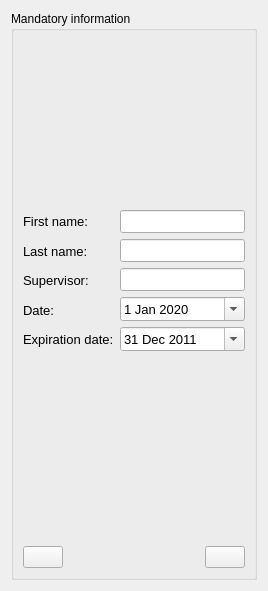
          <widget class="QWidget" name="MandInfo_SampleID_tab">
           <attribute name="title">
            <string>Mand. info.</string>
           </attribute>
           <layout class="QGridLayout" name="gridLayout_13">
            <item row="0" column="0">
             <widget class="QGroupBox" name="groupBox">
              <property name="title">
               <string>Mandatory information</string>
              </property>
              <layout class="QGridLayout" name="gridLayout_15">
               <item row="3" column="1">
                <spacer name="verticalSpacer_24">
                 <property name="orientation">
                  <enum>Qt::Vertical</enum>
                 </property>
                 <property name="sizeHint" stdset="0">
                  <size>
                   <width>20</width>
                   <height>40</height>
                  </size>
                 </property>
                </spacer>
               </item>
               <item row="1" column="0" colspan="2">
                <layout class="QHBoxLayout" name="horizontalLayout_3">
                 <item>
                  <layout class="QVBoxLayout" name="verticalLayout_4">
                   <item>
                    <widget class="QLabel" name="FirstNameLabel">
                     <property name="font">
                      <font>
                       <pointsize>10</pointsize>
                      </font>
                     </property>
                     <property name="layoutDirection">
                      <enum>Qt::RightToLeft</enum>
                     </property>
                     <property name="text">
                      <string>First name:</string>
                     </property>
                    </widget>
                   </item>
                   <item>
                    <widget class="QLabel" name="LastNameLabel">
                     <property name="font">
                      <font>
                       <pointsize>10</pointsize>
                      </font>
                     </property>
                     <property name="text">
                      <string>Last name:</string>
                     </property>
                    </widget>
                   </item>
                   <item>
                    <widget class="QLabel" name="SupervisorLabel">
                     <property name="font">
                      <font>
                       <pointsize>10</pointsize>
                      </font>
                     </property>
                     <property name="text">
                      <string>Supervisor:</string>
                     </property>
                    </widget>
                   </item>
                   <item>
                    <widget class="QLabel" name="DateLabel">
                     <property name="font">
                      <font>
                       <pointsize>10</pointsize>
                      </font>
                     </property>
                     <property name="text">
                      <string>Date: </string>
                     </property>
                    </widget>
                   </item>
                   <item>
                    <widget class="QLabel" name="ExpirationLabel">
                     <property name="font">
                      <font>
                       <pointsize>10</pointsize>
                      </font>
                     </property>
                     <property name="text">
                      <string>Expiration date:</string>
                     </property>
                    </widget>
                   </item>
                  </layout>
                 </item>
                 <item>
                  <layout class="QVBoxLayout" name="verticalLayout_2">
                   <item>
                    <widget class="QLineEdit" name="FirstName_lineEdit">
                     <property name="font">
                      <font>
                       <pointsize>10</pointsize>
                      </font>
                     </property>
                     <property name="maxLength">
                      <number>32</number>
                     </property>
                     <property name="placeholderText">
                      <string/>
                     </property>
                    </widget>
                   </item>
                   <item>
                    <widget class="QLineEdit" name="LastName_lineEdit">
                     <property name="font">
                      <font>
                       <pointsize>10</pointsize>
                      </font>
                     </property>
                     <property name="maxLength">
                      <number>32</number>
                     </property>
                    </widget>
                   </item>
                   <item>
                    <widget class="QLineEdit" name="Supervisor_lineEdit">
                     <property name="font">
                      <font>
                       <pointsize>10</pointsize>
                      </font>
                     </property>
                     <property name="maxLength">
                      <number>32</number>
                     </property>
                    </widget>
                   </item>
                   <item>
                    <widget class="QDateEdit" name="Current_dateEdit">
                     <property name="sizePolicy">
                      <sizepolicy hsizetype="Expanding" vsizetype="Fixed">
                       <horstretch>0</horstretch>
                       <verstretch>0</verstretch>
                      </sizepolicy>
                     </property>
                     <property name="font">
                      <font>
                       <pointsize>10</pointsize>
                      </font>
                     </property>
                     <property name="dateTime">
                      <datetime>
                       <hour>0</hour>
                       <minute>0</minute>
                       <second>0</second>
                       <year>2020</year>
                       <month>1</month>
                       <day>1</day>
                      </datetime>
                     </property>
                     <property name="maximumDateTime">
                      <datetime>
                       <hour>23</hour>
                       <minute>59</minute>
                       <second>59</second>
                       <year>2037</year>
                       <month>12</month>
                       <day>31</day>
                      </datetime>
                     </property>
                     <property name="minimumDateTime">
                      <datetime>
                       <hour>0</hour>
                       <minute>0</minute>
                       <second>0</second>
                       <year>2011</year>
                       <month>1</month>
                       <day>1</day>
                      </datetime>
                     </property>
                     <property name="calendarPopup">
                      <bool>true</bool>
                     </property>
                    </widget>
                   </item>
                   <item>
                    <widget class="QDateEdit" name="Expiration_dateEdit">
                     <property name="sizePolicy">
                      <sizepolicy hsizetype="Expanding" vsizetype="Fixed">
                       <horstretch>0</horstretch>
                       <verstretch>0</verstretch>
                      </sizepolicy>
                     </property>
                     <property name="font">
                      <font>
                       <pointsize>10</pointsize>
                      </font>
                     </property>
                     <property name="dateTime">
                      <datetime>
                       <hour>23</hour>
                       <minute>59</minute>
                       <second>59</second>
                       <year>2011</year>
                       <month>12</month>
                       <day>31</day>
                      </datetime>
                     </property>
                     <property name="maximumDateTime">
                      <datetime>
                       <hour>23</hour>
                       <minute>59</minute>
                       <second>59</second>
                       <year>2100</year>
                       <month>12</month>
                       <day>31</day>
                      </datetime>
                     </property>
                     <property name="minimumDateTime">
                      <datetime>
                       <hour>0</hour>
                       <minute>0</minute>
                       <second>0</second>
                       <year>2011</year>
                       <month>1</month>
                       <day>1</day>
                      </datetime>
                     </property>
                     <property name="calendarPopup">
                      <bool>true</bool>
                     </property>
                    </widget>
                   </item>
                  </layout>
                 </item>
                </layout>
               </item>
               <item row="3" column="0">
                <spacer name="verticalSpacer_18">
                 <property name="orientation">
                  <enum>Qt::Vertical</enum>
                 </property>
                 <property name="sizeHint" stdset="0">
                  <size>
                   <width>20</width>
                   <height>169</height>
                  </size>
                 </property>
                </spacer>
               </item>
               <item row="4" column="0" colspan="2">
                <layout class="QGridLayout" name="gridLayout_14">
                 <item row="0" column="0">
                  <widget class="QPushButton" name="SampleidBack2_button">
                   <property name="text">
                    <string/>
                   </property>
                   <property name="icon">
                    <iconset resource="../resourcefile/Resourcefile.qrc">
                     <normaloff>:/Images/curved-arrow-back-outline-icon.svg</normaloff>:/Images/curved-arrow-back-outline-icon.svg</iconset>
                   </property>
                   <property name="iconSize">
                    <size>
                     <width>40</width>
                     <height>40</height>
                    </size>
                   </property>
                   <property name="flat">
                    <bool>false</bool>
                   </property>
                  </widget>
                 </item>
                 <item row="0" column="1">
                  <spacer name="horizontalSpacer_3">
                   <property name="orientation">
                    <enum>Qt::Horizontal</enum>
                   </property>
                   <property name="sizeHint" stdset="0">
                    <size>
                     <width>40</width>
                     <height>20</height>
                    </size>
                   </property>
                  </spacer>
                 </item>
                 <item row="0" column="2">
                  <spacer name="horizontalSpacer_4">
                   <property name="orientation">
                    <enum>Qt::Horizontal</enum>
                   </property>
                   <property name="sizeHint" stdset="0">
                    <size>
                     <width>40</width>
                     <height>20</height>
                    </size>
                   </property>
                  </spacer>
                 </item>
                 <item row="0" column="3">
                  <widget class="QPushButton" name="SampleidForward2_button">
                   <property name="text">
                    <string/>
                   </property>
                   <property name="icon">
                    <iconset resource="../resourcefile/Resourcefile.qrc">
                     <normaloff>:/Images/forward-arrow-outline-icon.svg</normaloff>:/Images/forward-arrow-outline-icon.svg</iconset>
                   </property>
                   <property name="iconSize">
                    <size>
                     <width>40</width>
                     <height>40</height>
                    </size>
                   </property>
                   <property name="flat">
                    <bool>false</bool>
                   </property>
                  </widget>
                 </item>
                </layout>
               </item>
               <item row="0" column="1">
                <spacer name="verticalSpacer_17">
                 <property name="orientation">
                  <enum>Qt::Vertical</enum>
                 </property>
                 <property name="sizeHint" stdset="0">
                  <size>
                   <width>20</width>
                   <height>170</height>
                  </size>
                 </property>
                </spacer>
               </item>
               <item row="0" column="0">
                <spacer name="verticalSpacer_23">
                 <property name="orientation">
                  <enum>Qt::Vertical</enum>
                 </property>
                 <property name="sizeHint" stdset="0">
                  <size>
                   <width>20</width>
                   <height>40</height>
                  </size>
                 </property>
                </spacer>
               </item>
               <item row="2" column="0" colspan="2">
                <widget class="QLabel" name="NameDateOutput_label">
                 <property name="text">
                  <string/>
                 </property>
                </widget>
               </item>
              </layout>
             </widget>
            </item>
           </layout>
          </widget>
